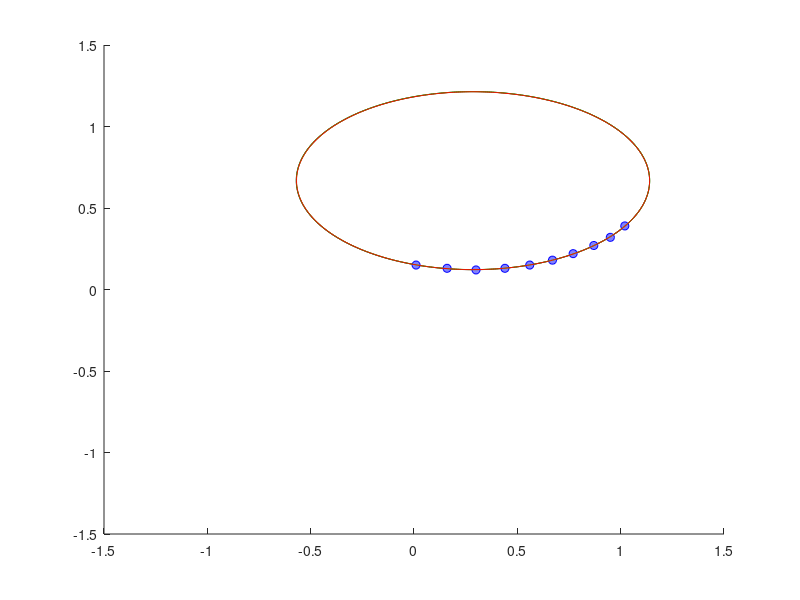

MATLAB code to generate this figure:
function moler_5_12

%Variabili a 
xmin=-1.5;
deltax=0.01;
xmax=1.5;

ymin=-1.5;
deltay=0.01;
ymax=1.5;

x=[1.02 .95 .87 .77 .67 .56 .44 .30 .16 .01]';
y=[0.39 .32 .27 .22 .18 .15 .13 .12 .13 .15]';

%Decido di fissare f==1 e risolvere il sistema A*cf=(ones(10,1).*-1)

A=[(x.^2),(x.*y),(y.^2),x,y];
b=ones(10,1).*-1;

cf=A\b;

%Direttamente dalla traccia

[X,Y]=meshgrid(xmin:deltax:xmax,ymin:deltay:ymax);
Z=cf(1)*X.^2 +cf(2)*X.*Y + cf(3)*Y.^2 + cf(4)*X + cf(5)*Y + 1;

hold on

contour(X,Y,Z,[0 0],'k');

plot(x,y,'ob','MarkerFaceColor',[0.5 0.5 1]);

%%
% Non sono convinto che debba andare a finire così

%Perturbazioni "omogenee" (identico p per ogni parametro)

p=rand()*0.001-0.0005;

A_p=[((x+p).^2),((x+p).*(y+p)),((y+p).^2),x+p,y+p];

cf=A_p\(b+p);

Z=cf(1)*X.^2 +cf(2)*X.*Y + cf(3)*Y.^2 + cf(4)*X + cf(5)*Y + 1+p;

contour(X,Y,Z,[0 0],'g');

%Perturbazioni "caotiche" (p varia per ogni parametro)

p=rand(7,1)'.*0.001-0.0005;

A_pc=[((x+p(1)).^2),((x+p(2)).*(y+p(3))),((y+p(4)).^2),x+p(5),y+p(6)];

cf=A_pc\(b+p(7));

Z=cf(1)*X.^2 +cf(2)*X.*Y + cf(3)*Y.^2 + cf(4)*X + cf(5)*Y + 1+p(7);

contour(X,Y,Z,[0 0],'r');






